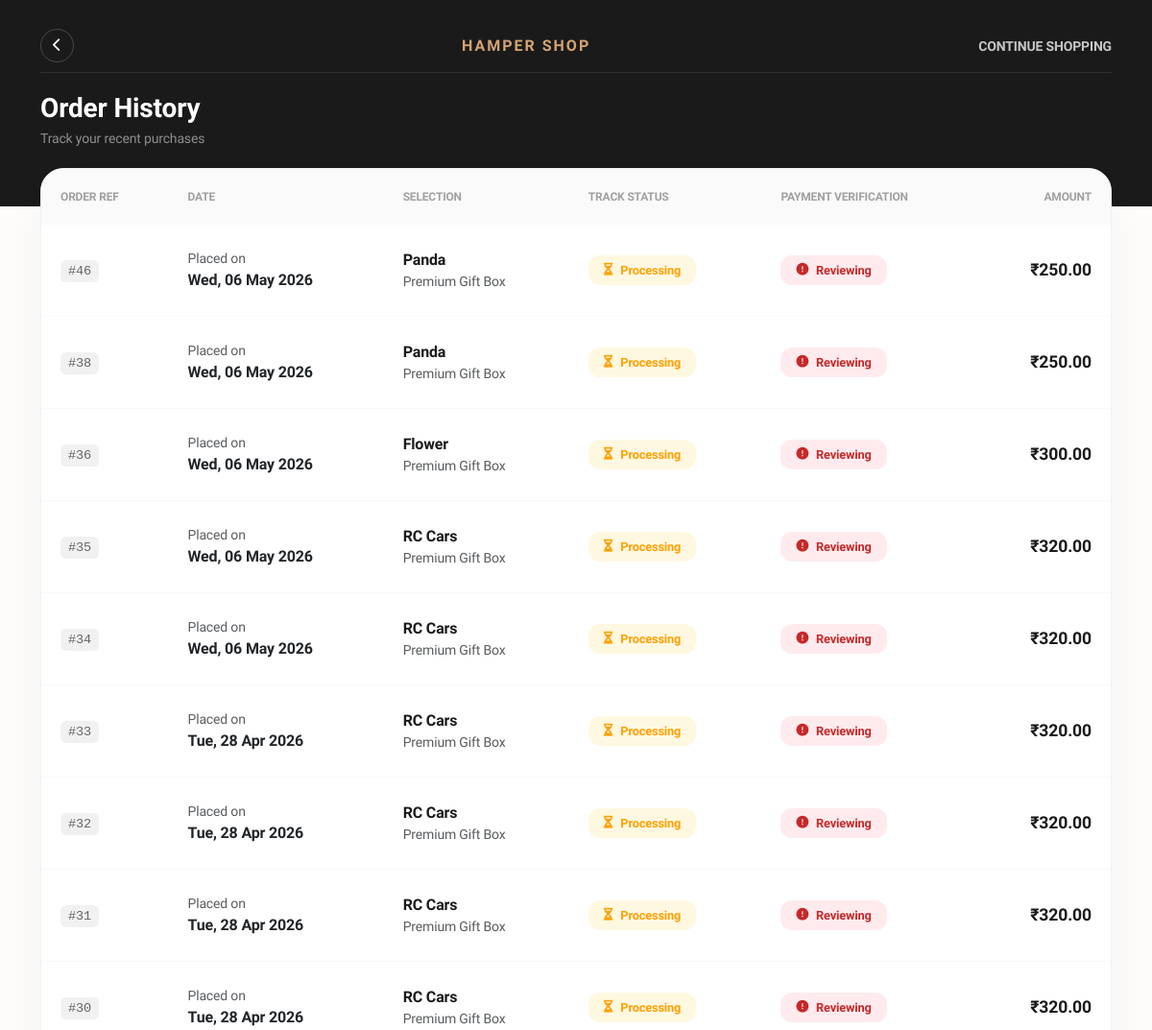
/orders/ (signed in, upper part), run on an earlier commit of the app's database.
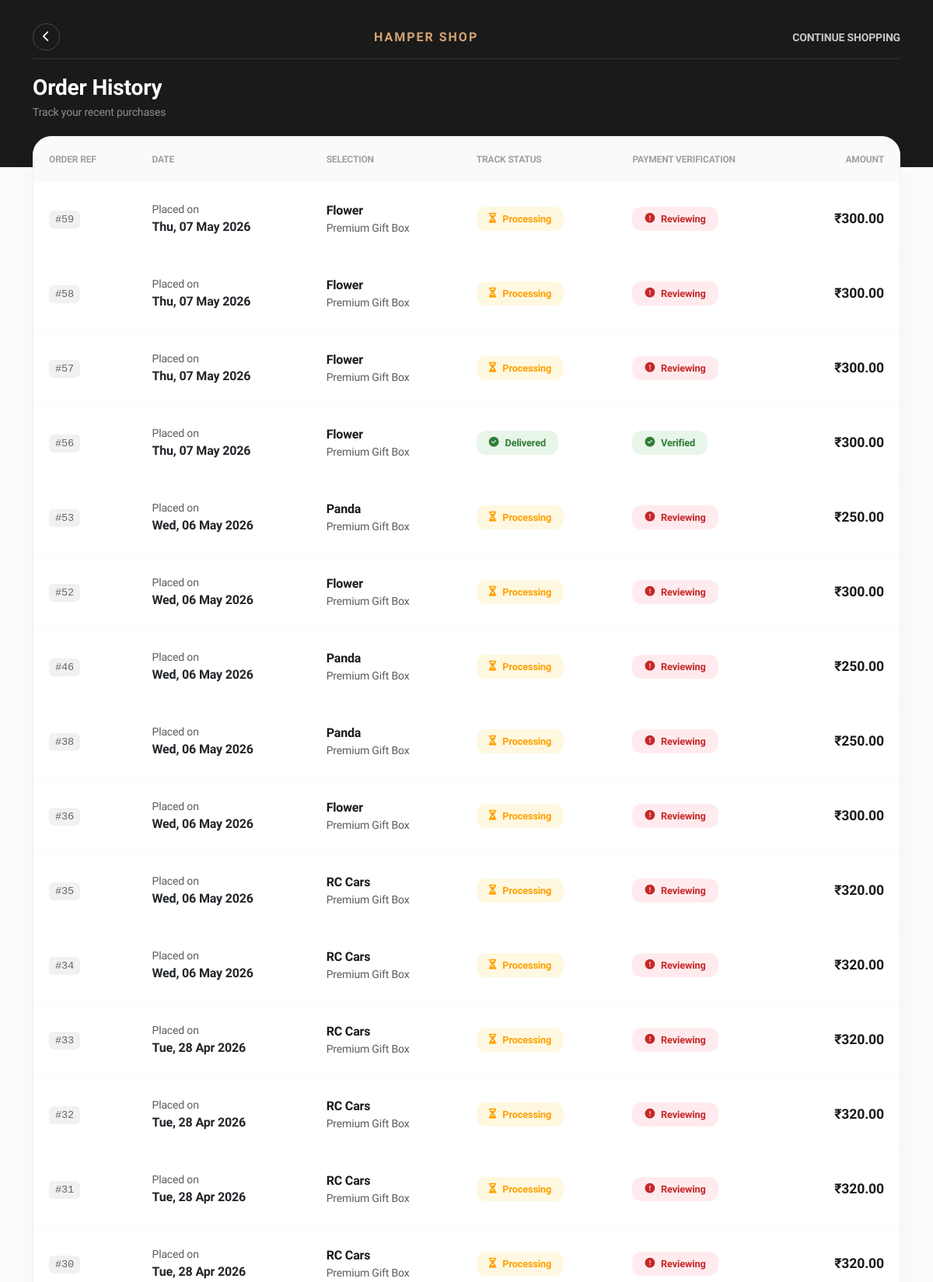
And on a later commit of the database.
### hamperapp/models.py (models this page shows, shortened)
class Order(models.Model):
    STATUS_CHOICES = [
        ('Pending', 'Pending'),
        ('Verifying', 'Verifying Payment'), # New status for review
        ('Packed', 'Packed'),
        ('Shipped', 'Shipped'),
        ('Delivered', 'Delivered'),
        ('Cancelled', 'Cancelled'),
    ]
    PAYMENT_STATUS_CHOICES = [
        ('Not Paid', 'Not Paid'),
        ('Pending Verification', 'Pending Verification'),
        ('Paid', 'Paid'),
    ]
    user = models.ForeignKey('auth.User', on_delete=models.CASCADE)
    hamper = models.ForeignKey(Hamper, on_delete=models.CASCADE)
    quantity = models.PositiveIntegerField(default=1)
    full_name = models.CharField(max_length=100)
    email = models.EmailField(max_length=255, blank=True, null=True)
    phone = models.CharField(max_length=20, blank=True, null=True)
    country = models.CharField(max_length=100, blank=True, null=True)
    state = models.CharField(max_length=100, blank=True, null=True)
    city = models.CharField(max_length=100)
    address = models.CharField(max_length=255)
    postal_code = models.CharField(max_length=20)
    status = models.CharField(max_length=20, choices=STATUS_CHOICES, default='Pending')
    payment_status = models.CharField(max_length=25, choices=PAYMENT_STATUS_CHOICES, default='Not Paid')
    created_at = models.DateTimeField(auto_now_add=True)
    payment_screenshot = models.ImageField(upload_to='payment_proofs/', blank=True, null=True)

class Hamper(models.Model):
    name = models.CharField(max_length=100)
    description = models.TextField()
    price = models.DecimalField(max_digits=10, decimal_places=2)
    image = models.ImageField(upload_to='hamper_images/')

### hamperapp/views.py (the view)
# urls.py: path('orders/', views.order_history, name='order_history'),
@login_required
def order_history(request):
    orders = Order.objects.filter(user=request.user).order_by('-created_at')
    return render(request, 'order_history.html', {'orders': orders})

### hamperapp/templates/order_history.html (shortened to what the changed rows need)
<!DOCTYPE html>
<html lang="en">
<head>
    <link href="https://cdn.jsdelivr.net/npm/bootstrap@5.3.0/dist/css/bootstrap.min.css" rel="stylesheet">
    <link rel="stylesheet" href="https://cdnjs.cloudflare.com/ajax/libs/font-awesome/6.4.0/css/all.min.css">
</head>
<body>
<div class="header-section" style="padding: 20px 0 60px 0;"> <div class="container">
        <div class="row align-items-center">
            <div class="col-12">
                <h1 class="h3 fw-bold mb-1">Order History</h1>
            </div>
            </div>
    </div>
</div>
<div class="container mb-5">
    <div class="order-container">
        <div class="table-responsive">
            <table class="table">
                <thead>
                    <tr>
                        <th>Order Ref</th>
                        <th>Date</th>
                        <th>Selection</th>
                        <th>Track Status</th>
                        <th>Payment Verification</th>
                        <th class="text-end">Amount</th>
                    </tr>
                </thead>
                <tbody>
                    {% for order in orders %}
                    <tr>
                        <td><span class="order-id-label">#{{ order.id }}</span></td>
                        <td>
                            <div class="small text-muted">Placed on</div>
                            <div class="fw-bold">{{ order.created_at|date:"D, d M Y" }}</div>
                        </td>
                        <td>
                            <div class="product-name">{{ order.hamper.name }}</div>
                            <div class="small text-muted">Premium Gift Box</div>
                        </td>
                        <td>
                            {% if order.status == 'Delivered' %}
                                <div class="status-pill status-delivered"><i class="fas fa-check-circle"></i> Delivered</div>
                            {% elif order.status == 'Shipped' %}
                                <div class="status-pill status-shipped"><i class="fas fa-shipping-fast"></i> Shipped</div>
                            {% elif order.status == 'Packed' %}
                                <div class="status-pill status-packed"><i class="fas fa-box"></i> Packed</div>
                            {% elif order.status == 'Cancelled' %}
                                <div class="status-pill status-cancelled"><i class="fas fa-times-circle"></i> Cancelled</div>
                            {% else %}
                                <div class="status-pill status-pending"><i class="fas fa-hourglass-half"></i> Processing</div>
                            {% endif %}
                        </td>
                        <td>
                            {% if order.payment_status == 'Paid' %}
                                <div class="status-pill payment-verified"><i class="fas fa-check-circle"></i> Verified</div>
                            {% elif order.payment_status == 'Pending Verification' %}
                                <div class="status-pill payment-pending"><i class="fas fa-clock"></i> Pending Review</div>
                            {% else %}
                                <div class="status-pill payment-required"><i class="fas fa-exclamation-circle"></i> Reviewing</div>
                            {% endif %}
                        </td>
                        <td class="text-end">
                            <div class="price-tag">₹{{ order.hamper.price }}</div>
                        </td>
                    </tr>
                    {% endfor %}
                </tbody>
            </table>
        </div>
    </div>
</div>
</body>
</html>

What changed in the data, as far as the page shows it:
added Order: id "59", created_at "Thu, 07 May 2026", hamper.name "Flower", status "Verifying" (drawn), payment_status "Not Paid" (drawn), hamper.price "300.00"
added Order: id "58", created_at "Thu, 07 May 2026", hamper.name "Flower", status "Verifying" (drawn), payment_status "Not Paid" (drawn), hamper.price "300.00"
added Order: id "57", created_at "Thu, 07 May 2026", hamper.name "Flower", status "Verifying" (drawn), payment_status "Not Paid" (drawn), hamper.price "300.00"
added Order: id "56", created_at "Thu, 07 May 2026", hamper.name "Flower", status "Delivered" (drawn), payment_status "Paid" (drawn), hamper.price "300.00"
added Order: id "53", created_at "Wed, 06 May 2026", hamper.name "Panda", status "Verifying" (drawn), payment_status "Not Paid" (drawn), hamper.price "250.00"
added Order: id "52", created_at "Wed, 06 May 2026", hamper.name "Flower", status "Verifying" (drawn), payment_status "Not Paid" (drawn), hamper.price "300.00"
